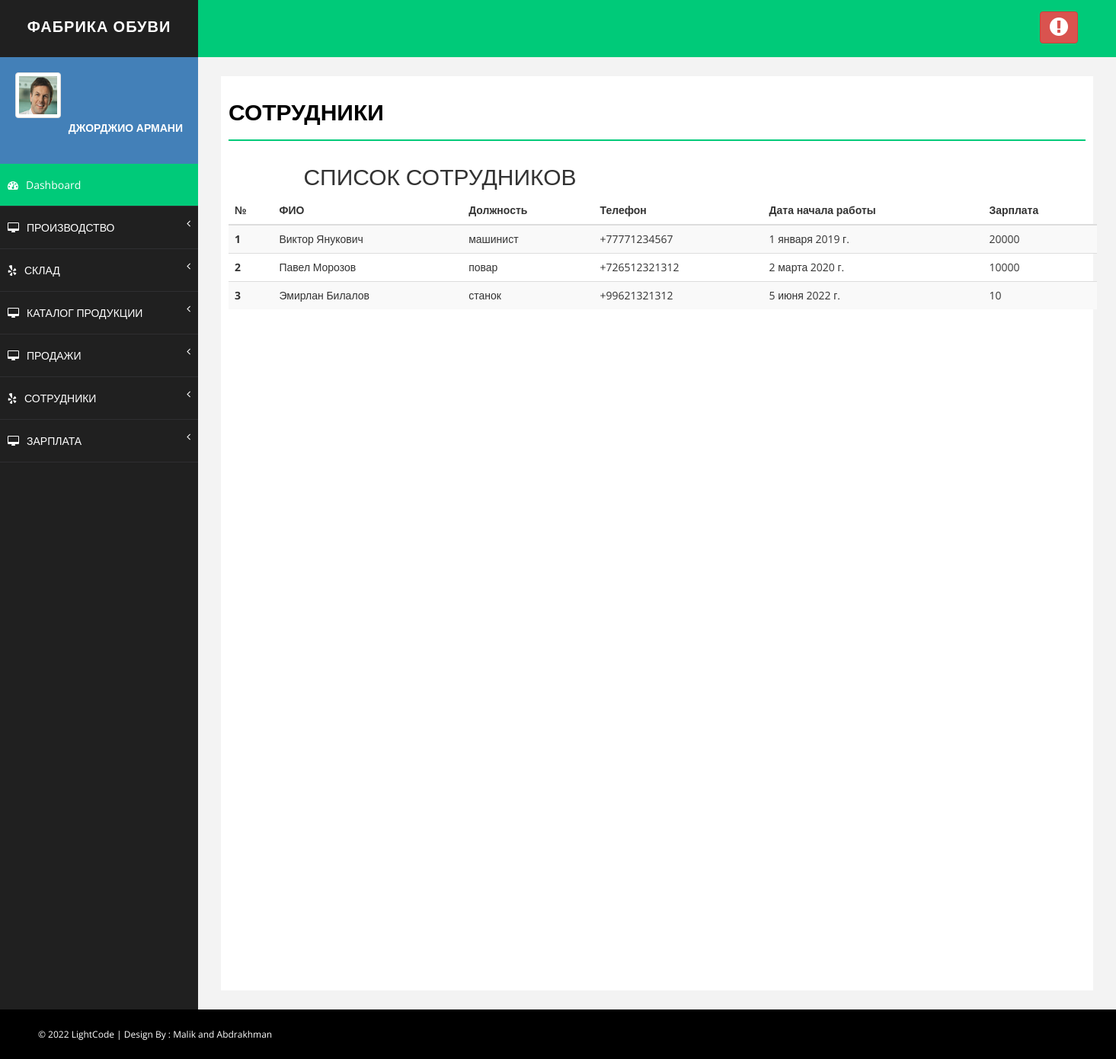
/emp_report, run on an earlier commit of the app's database.
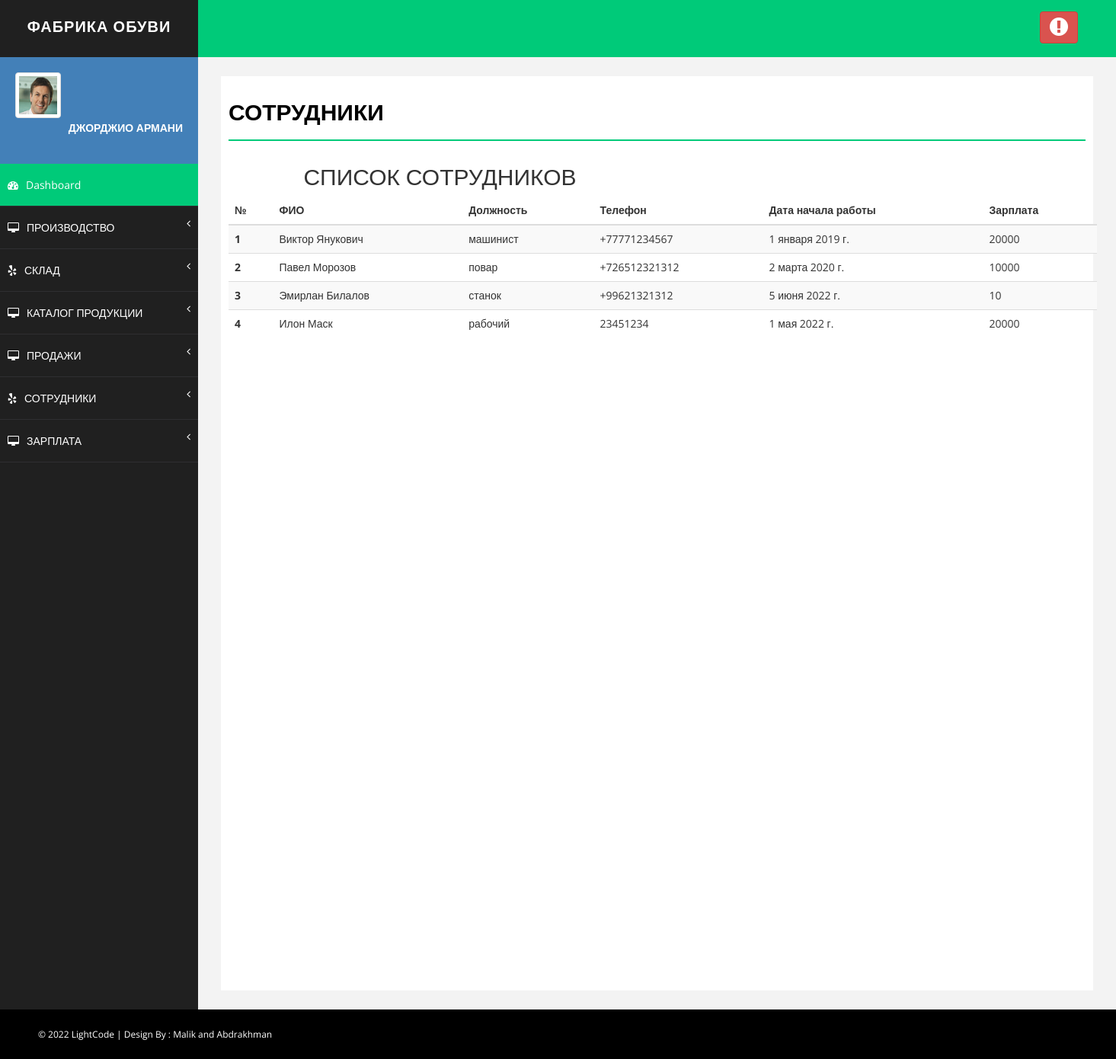
And on a later commit of the database.
### manufacture/models.py (models this page shows, shortened)
class Employee(models.Model):
    active = models.BooleanField(default=True)
    occupation = models.CharField(max_length=100, blank=True, verbose_name='Должность')
    date_start = models.DateField(verbose_name="Дата начала работы", blank=True)
    fio = models.CharField(max_length=64, unique=True, verbose_name="ФИО")  # имя фамилия отчество сотрудника
    phone = models.CharField(max_length=20, blank=True, verbose_name="Номер телефона")
    phone1 = models.CharField(max_length=20, blank=True, verbose_name="Дополнительный номер")
    monthly_salary = models.IntegerField(default=0, blank=True)
    class Meta:
        verbose_name = 'Сотрудник'
        verbose_name_plural = 'Сотрудники'

### manufacture/views.py (the view)
# urls.py: path('emp_report', employers, name='employers'),
def employers(request):
    employer = Employee.objects.all()
    return render(request, 'manufacture/emp_report.html', {'employer': employer})

### manufacture/templates/manufacture/emp_report.html (shortened to what this page needs)
{% extends 'base.html' %}
{% load static %}
{% block content %}
 <div id="page-wrapper">
            <div id="page-inner">
                <div class="row">
                    <div class="col-md-12">
                        <h1 class="page-head-line">СОТРУДНИКИ</h1>
					</div>
	<body>
	<section class="ftco-section">
		<div class="container">
			<div class="row justify-content-center">
				<div class="col-md-6 text-center mb-5">
					<h2 class="heading-section">СПИСОК СОТРУДНИКОВ</h2>
				</div>
			</div>
			<div class="row">
				<div class="col-md-12">
					<div class="table-wrap">
						<table class="table table-striped">
						  <thead>
						    <tr>
						      <th>№</th>
								<th>ФИО</th>
						      <th>Должность</th>
						      <th>Телефон</th>
						      <th>Дата начала работы </th>
						      <th>Зарплата</th>
						    </tr>
						  </thead>
						  <tbody>
						  {% for i in employer %}
						  <tr>
						      <th scope="row"> {{ i.id}}</th>
						      <td>{{ i.fio }}</td>
								<td>{{ i.occupation }}</td>
								<td>{{ i.phone }}</td>
						      <td>{{ i.date_start }}</td>
						      <td>{{ i.monthly_salary }}</td>
						    </tr>
						  {% endfor %}
						  </tbody>
						</table>
					</div>
				</div>
			</div>
		</div>
	</section>
	</div>
			</div>
	</html>
{% endblock %}

What changed in the data, as far as the page shows it:
added Employee: id "4", fio "Илон Маск", occupation "рабочий", phone "23451234", date_start "1 мая 2022 г.", monthly_salary "20000"
